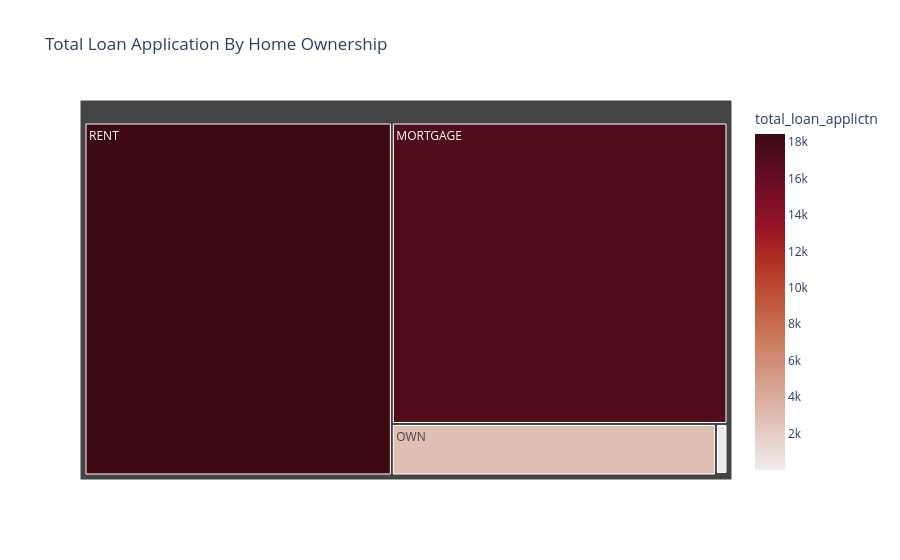

This figure's notebook cell:
### Markdown cell above
#### Home Ownership By Total  Loan Application

### Code cell
home_byapplication = df.groupby("home_ownership")['id'].count().reset_index()
home_byapplication['total_loan_applictn'] = home_byapplication['id']
fig = px.treemap(
    home_byapplication,
    path = ["home_ownership"],
    values = 'total_loan_applictn',
    color = 'total_loan_applictn',
    color_continuous_scale= 'amp',
    title= "Total Loan Application By Home Ownership" 
)
fig.show()

### Figure 1 — Plotly figure (JSON) as saved in the notebook; plotly's stock layout.template omitted (floating-point values rounded to 4 significant figures)
{"data": [{"branchvalues": "total", "customdata": [[17198], [3], [98], [2838], [18439]], "domain": {"x": [0, 1], "y": [0, 1]}, "hovertemplate": "labels=%{label}<br>total_loan_applictn_sum=%{value}<br>parent=%{parent}<br>id=%{id}<br>total_loan_applictn=%{color}<extra></extra>", "ids": ["MORTGAGE", "NONE", "OTHER", "OWN", "RENT"], "labels": ["MORTGAGE", "NONE", "OTHER", "OWN", "RENT"], "marker": {"coloraxis": "coloraxis", "colors": [17198, 3, 98, 2838, 18439]}, "name": "", "parents": ["", "", "", "", ""], "type": "treemap", "values": [17198, 3, 98, 2838, 18439]}], "layout": {"autosize": true, "coloraxis": {"colorbar": {"title": {"text": "total_loan_applictn"}}, "colorscale": [[0, "rgb(241, 236, 236)"], [0.09091, "rgb(230, 209, 203)"], [0.1818, "rgb(221, 182, 170)"], [0.2727, "rgb(213, 156, 137)"], [0.3636, "rgb(205, 129, 103)"], [0.4545, "rgb(196, 102, 73)"], [0.5455, "rgb(186, 74, 47)"], [0.6364, "rgb(172, 44, 36)"], [0.7273, "rgb(149, 19, 39)"], [0.8182, "rgb(120, 14, 40)"], [0.9091, "rgb(89, 13, 31)"], [1, "rgb(60, 9, 17)"]]}, "legend": {"tracegroupgap": 0}, "title": {"text": "Total Loan Application By Home Ownership"}}}
